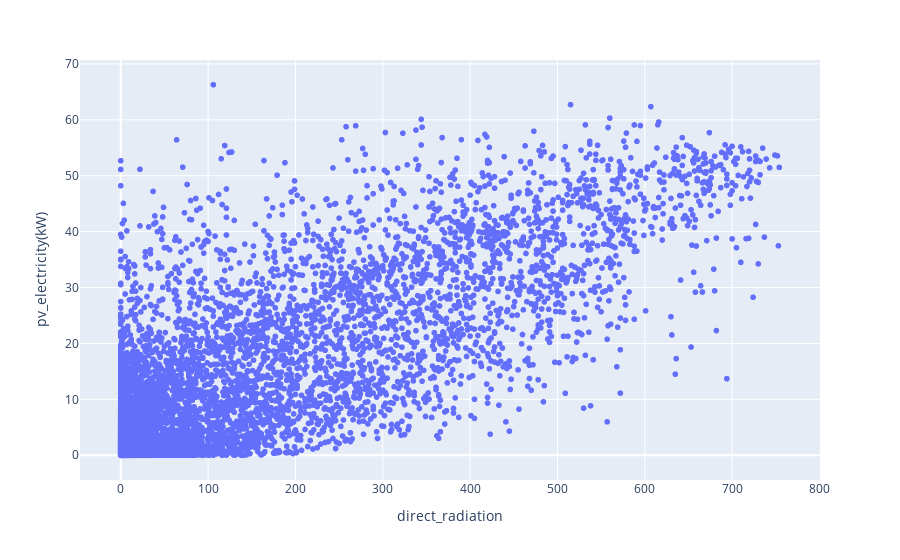

Source (notebook cell):
### Code cell
import plotly.express as px

px.scatter(
    df,
    x="direct_radiation",
    y="pv_electricity(kW)",
)

### Figure 1 — Plotly figure (JSON) as saved in the notebook; plotly's stock layout.template omitted (floating-point values rounded to 4 significant figures; data arrays with more than 128 entries replaced by an {"elided": "..."} marker saying what was removed)
{"data": [{"hovertemplate": "direct_radiation=%{x}<br>pv_electricity(kW)=%{y}<extra></extra>", "legendgroup": "", "marker": {"color": "#636efa", "symbol": "circle"}, "mode": "markers", "name": "", "showlegend": false, "type": "scattergl", "x": {"elided": "13295 float values"}, "xaxis": "x", "y": {"elided": "13295 float values"}, "yaxis": "y"}], "layout": {"legend": {"tracegroupgap": 0}, "margin": {"t": 60}, "xaxis": {"anchor": "y", "domain": [0, 1], "title": {"text": "direct_radiation"}}, "yaxis": {"anchor": "x", "domain": [0, 1], "title": {"text": "pv_electricity(kW)"}}}}
